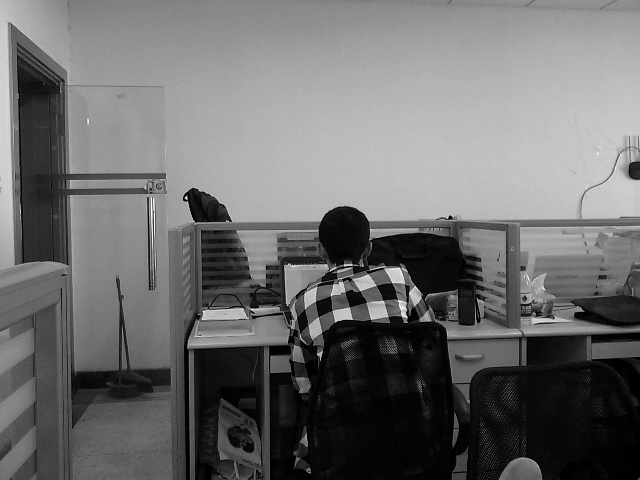
//> input picture ImageStitchMatchTemplate/frame1.jpg, 640 x 480 px
$ ./Main   (built with g++ and OpenCV 4)
//> lines starting //> are read from the running program, lines starting //| are printed output that depends on the picture
#include"opencv2/highgui/highgui.hpp"
#include"opencv2/imgproc/imgproc.hpp"
#include<iostream>
#include<stdio.h>
#include<time.h>

using namespace std;
using namespace cv;

Mat cylinder(Mat imgIn, int f)
{
	int colNum, rowNum;
	colNum = 2 * f*atan(0.5*imgIn.cols / f);//柱面图像宽
	rowNum = 0.5*imgIn.rows*f / sqrt(pow(f, 2)) + 0.5*imgIn.rows;//柱面图像高

	Mat imgOut = Mat::zeros(rowNum, colNum, CV_8UC1);
	Mat_<uchar> im1(imgIn);
	Mat_<uchar> im2(imgOut);

	//正向插值
	int x1(0), y1(0);
	for (int i = 0; i < imgIn.rows; i++)
		for (int j = 0; j < imgIn.cols; j++)
		{
			x1 = f*atan((j - 0.5*imgIn.cols) / f) + f*atan(0.5*imgIn.cols / f);
			y1 = f*(i - 0.5*imgIn.rows) / sqrt(pow(j - 0.5*imgIn.cols, 2) + pow(f, 2)) + 0.5*imgIn.rows;
			if (x1 >= 0 && x1 < colNum&&y1 >= 0 && y1<rowNum)
			{
				im2(y1, x1) = im1(i, j);
			}
		}
	return imgOut;
}

Point2i getOffset(Mat img, Mat img1)
{
	Mat templ(img1, Rect(0, 0.4*img1.rows, 0.2*img1.cols, 0.2*img1.rows));
	Mat result(img.cols - templ.cols + 1, img.rows - templ.rows + 1, CV_8UC1);//result存放匹配位置信息
	matchTemplate(img, templ, result, CV_TM_CCORR_NORMED);
	normalize(result, result, 0, 1, NORM_MINMAX, -1, Mat());
	double minVal; double maxVal; Point minLoc; Point maxLoc; Point matchLoc;
	minMaxLoc(result, &minVal, &maxVal, &minLoc, &maxLoc, Mat());
	matchLoc = maxLoc;//获得最佳匹配位置
	int dx = matchLoc.x;
	int dy = matchLoc.y - 0.4*img1.rows;//右图像相对左图像的位移
	Point2i a(dx,dy);
	return a;
}


Mat gradientStitch(Mat img, Mat img1,Point2i a)
{
	int d = img.cols - a.x;//过渡区宽度
	int ms = img.rows - abs(a.y);//拼接图行数
	int ns = img.cols + a.x;//拼接图列数
	Mat stitch = Mat::zeros(ms, ns, CV_8UC1);
	//拼接
	Mat_<uchar> ims(stitch);
	Mat_<uchar> im(img);
	Mat_<uchar> im1(img1);

	if (a.y >= 0)
	{
		Mat roi1(stitch, Rect(0, 0, a.x, ms));
		img(Range(a.y, img.rows), Range(0, a.x)).copyTo(roi1);
		Mat roi2(stitch, Rect(img.cols, 0, a.x, ms));
		img1(Range(0, ms), Range(d, img1.cols)).copyTo(roi2);
		for (int i = 0; i < ms; i++)
			for (int j = a.x; j < img.cols; j++)
				ims(i, j) = uchar((img.cols - j) / float(d)*im(i + a.y, j) + (j - a.x) / float(d)*im1(i, j - a.x));

	}
	else
	{
		Mat roi1(stitch, Rect(0, 0, a.x, ms));
		img(Range(0, ms), Range(0, a.x)).copyTo(roi1);
		Mat roi2(stitch, Rect(img.cols, 0, a.x, ms));
		img1(Range(-a.y, img.rows), Range(d, img1.cols)).copyTo(roi2);
		for (int i = 0; i < ms; i++)
			for (int j = a.x; j < img.cols; j++)
				ims(i, j) = uchar((img.cols - j) / float(d)*im(i, j) + (j - a.x) / float(d)*im1(i + abs(a.y), j - a.x));
	}


	return stitch;
}

int main()
{
	Mat img = imread("frame1.jpg", 0);//左图像
//> img is the input picture: 480 rows x 640 cols, CV_8UC1; min 0, max 255, mean 108.6
	Mat img1 = imread("frame2.jpg", 0);//右图像
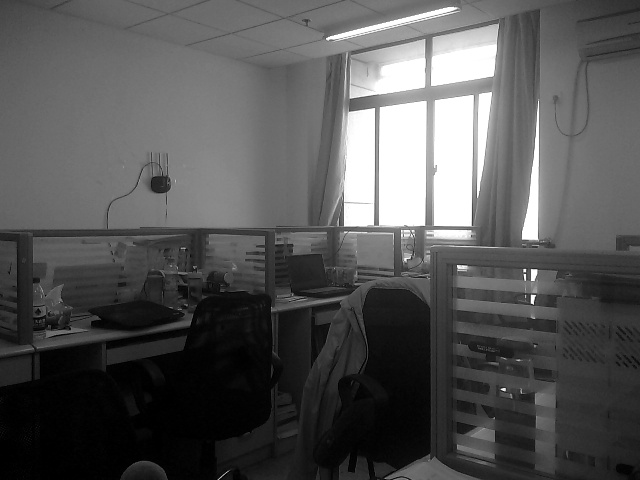
//> input picture ImageStitchMatchTemplate/frame2.jpg, 640 x 480 px
//> img1 is the input picture: 480 rows x 640 cols, CV_8UC1; min 0, max 255, mean 84.9
	double t = (double)getTickCount();
	//柱形投影
	double t3 = (double)getTickCount();
	//img = cylinder(img,1000);
	//img1 = cylinder(img1, 1000);
	t3 = ((double)getTickCount() - t3) / getTickFrequency();
	//匹配
	double t1 = (double)getTickCount();
	Point2i a = getOffset(img, img1);
//> in getOffset, `Mat templ(img1, Rect(0, 0.4*img1.rows, 0.2*img1.cols, 0.2*img1.rows));`:
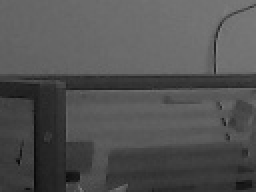
//> templ: 96 rows x 128 cols, CV_8UC1 (shown 2 times larger); min 8, max 131, mean 82.3
//> in getOffset, `normalize(result, result, 0, 1, NORM_MINMAX, -1, Mat());`:
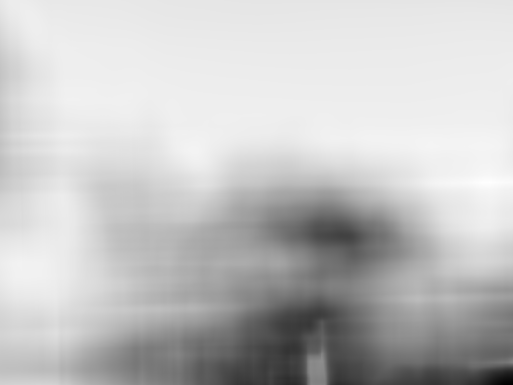
//> result: 385 rows x 513 cols, CV_32FC1; min 0, max 1, mean 0.767
//> in getOffset, `minMaxLoc(result, &minVal, &maxVal, &minLoc, &maxLoc, Mat());`: minVal = 0; maxVal = 1; minLoc = Point(512, 384); maxLoc = Point(489, 182)
//> in getOffset, `int dx = matchLoc.x;`: dx = 489
//> in getOffset, `int dy = matchLoc.y - 0.4*img1.rows;`: dy = -10
//> in getOffset, `Point2i a(dx,dy);`: a = Point(489, -10)
//> a = Point(489, -10)
	t1 = ((double)getTickCount() - t1) / getTickFrequency();
	//拼接
	double t2 = (double)getTickCount();
	Mat stitch = gradientStitch(img, img1, a);
//> in gradientStitch, `int d = img.cols - a.x;`: d = 151
//> in gradientStitch, `int ms = img.rows - abs(a.y);`: ms = 470
//> in gradientStitch, `int ns = img.cols + a.x;`: ns = 1129
//> in gradientStitch, `Mat stitch = Mat::zeros(ms, ns, CV_8UC1);`: stitch: 470 rows x 1129 cols, CV_8UC1; every value is 0
//> in gradientStitch, `Mat roi1(stitch, Rect(0, 0, a.x, ms));`: roi1: 470 rows x 489 cols, CV_8UC1; every value is 0
//> in gradientStitch, `img(Range(0, ms), Range(0, a.x)).copyTo(roi1);`:
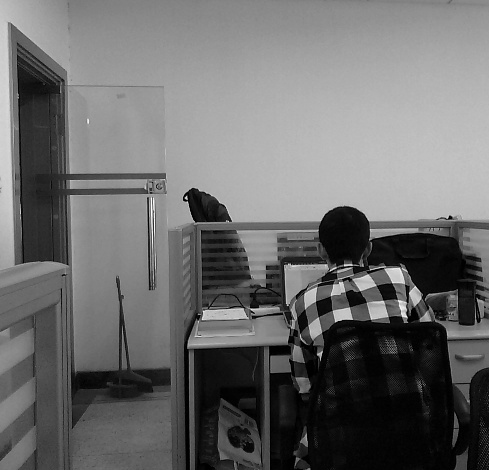
//> roi1: 470 rows x 489 cols, CV_8UC1; min 0, max 255, mean 107.8
//> in gradientStitch, `img(Range(0, ms), Range(0, a.x)).copyTo(roi1);`:
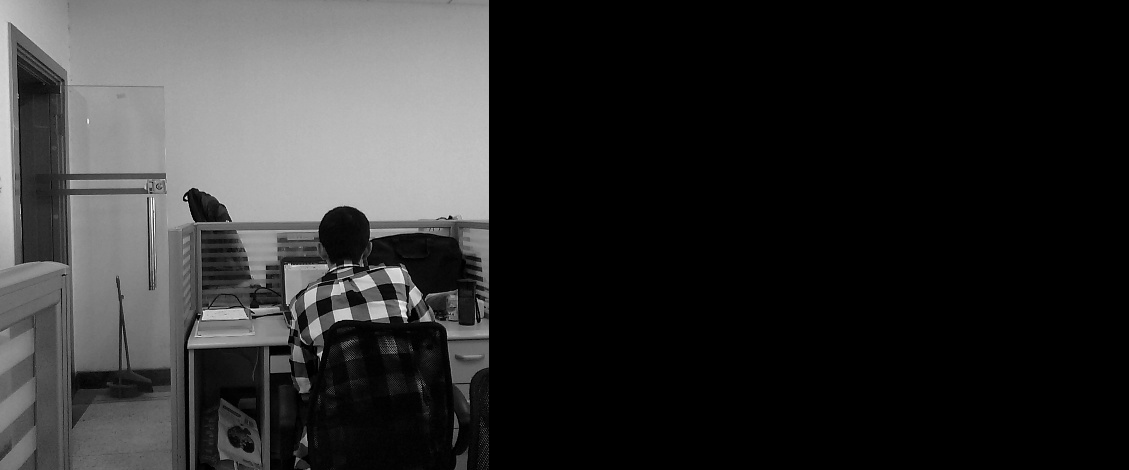
//> stitch: 470 rows x 1129 cols, CV_8UC1; min 0, max 255, mean 46.7
//> in gradientStitch, `img1(Range(-a.y, img.rows), Range(d, img1.cols)).copyTo(roi2);`:
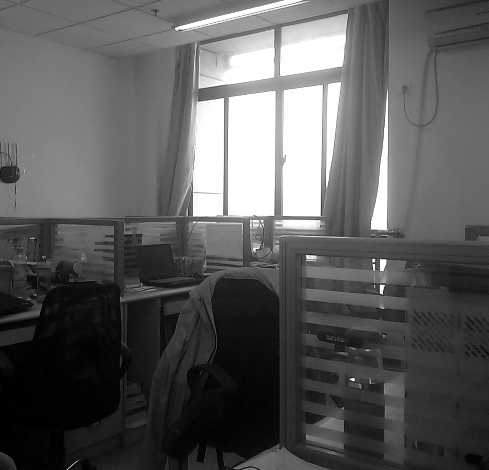
//> roi2: 470 rows x 489 cols, CV_8UC1; min 0, max 255, mean 90.8
//> after the loop in gradientStitch, `for (int i = 0; i < ms; i++)`:
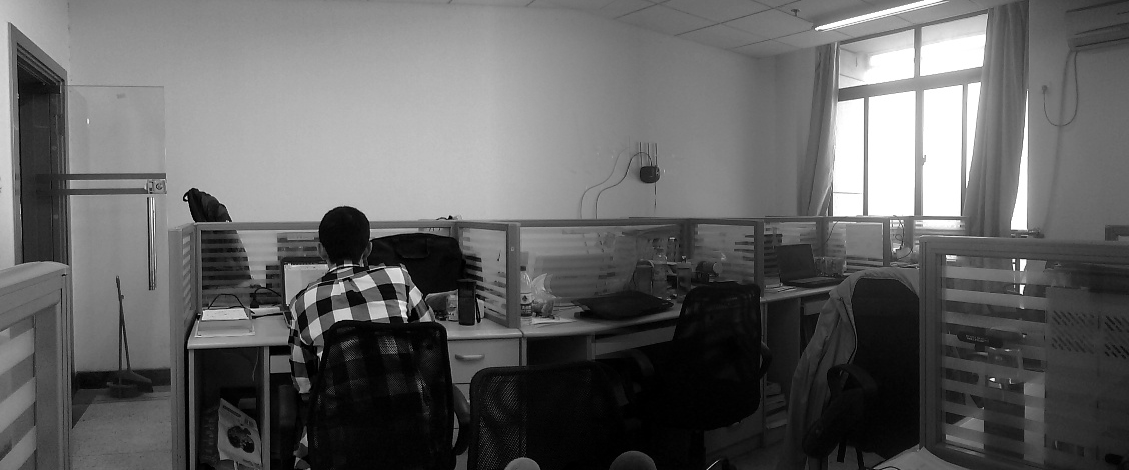
//> ims: 470 rows x 1129 cols, CV_8UC1; min 0, max 255, mean 98.4
	t2 = ((double)getTickCount() - t2) / getTickFrequency();
	t = ((double)getTickCount() - t) / getTickFrequency();

	cout << "投影时间："<<t3<<'\n'<<"匹配时间："<<t1<<'\n'<<"拼接时间："<<t2 << endl;
	cout << "总时间" << t << endl;

	namedWindow("Image Left", CV_WINDOW_AUTOSIZE);
	namedWindow("Image Right", CV_WINDOW_AUTOSIZE);
	namedWindow("Result Window", CV_WINDOW_AUTOSIZE);
	imshow("Image Left", img);
	imshow("Image Right", img1);
	imshow("Result Window", stitch);
	waitKey(0);
	return 0;
}
